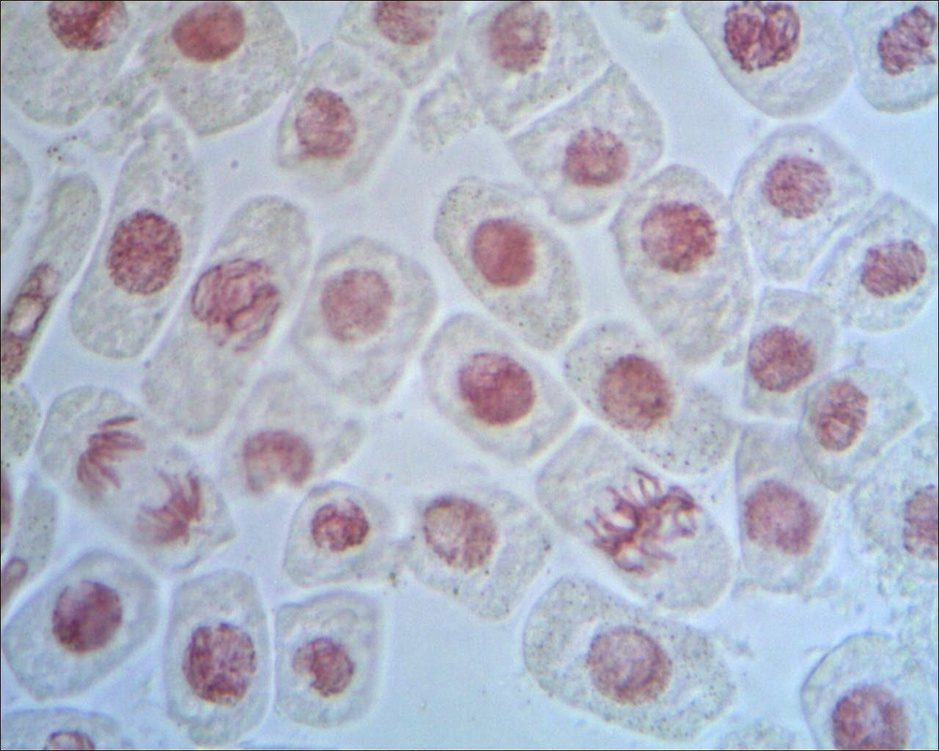
#> input picture PracticasTDI/P7/cells.jpg, 939 x 751 px, shrunk from 1280 x 1024 before the run
$ jupyter execute 7_Watershed.ipynb   (shell and % lines are left out)   (older library calls are emulated)
#> lines starting #> are read from the running program, lines starting #| are printed output that depends on the picture; after the words box and inside, x2 and y2 are one past the last pixel; in counts of white or black regions, pixels touching at a corner belong together
### PracticasTDI/P7/imregionalmax.py
# -*- coding: utf-8 -*-
"""
Created on Sun Apr 25 20:26:05 2021

@author: anusk
"""

import numpy as np
import cv2
from skimage.morphology import reconstruction
import matplotlib.pyplot as plt

def imregionalmax(img):

    marker = np.int32(img) -1
    I_rec = reconstruction(marker, img)
    img = np.int32(img)
    I_rec = np.int32(I_rec)
    resta = img - I_rec
    maximos = np.zeros(resta.shape)
    maximos[resta != 0] = 255

    return maximos

# [10 lines that do not run on import are left out]

### PracticasTDI/P7/clearborder.py
# -*- coding: utf-8 -*-
"""
Created on Thu Dec 10 15:48:43 2020

https://github.com/hatamiarash7/Python-Projects/blob/master/OpenCV/License%20Plate%20Detection.py

@author: nope
"""


import cv2 # For OpenCV modules (For Image I/O and Contour Finding)
import numpy as np # For general purpose array manipulation

#### imclearborder definition

def imclearborder(imgBW, radius):

    # Given a black and white image, first find all of its contours
    imgBWcopy = imgBW.copy()
    contours,hierarchy = cv2.findContours(imgBWcopy.copy(), cv2.RETR_LIST, cv2.CHAIN_APPROX_SIMPLE)

    # Get dimensions of image
    imgRows = imgBW.shape[0]
    imgCols = imgBW.shape[1]

    contourList = [] # ID list of contours that touch the border

    # For each contour...
    for idx in np.arange(len(contours)):
        # Get the i'th contour
        cnt = contours[idx]

        # Look at each point in the contour
        for pt in cnt:
            rowCnt = pt[0][1]
            colCnt = pt[0][0]

            # If this is within the radius of the border
            # this contour goes bye bye!
            check1 = (rowCnt >= 0 and rowCnt < radius) or (rowCnt >= imgRows-1-radius and rowCnt < imgRows)
            check2 = (colCnt >= 0 and colCnt < radius) or (colCnt >= imgCols-1-radius and colCnt < imgCols)

            if check1 or check2:
                contourList.append(idx)
                break

    for idx in contourList:
        cv2.drawContours(imgBWcopy, contours, idx, (0,0,0), -1)

    return imgBWcopy

### PracticasTDI/P7/surface_plot.py
# -*- coding: utf-8 -*-
"""
Created on Tue Jul 14 13:54:10 2020
https://gist.github.com/CMCDragonkai/dd420c0800cba33142505eff5a7d2589

"""

import numpy as np
import matplotlib.pyplot as plt
from mpl_toolkits.mplot3d import Axes3D
import cv2

def surface_plot (matrix, **kwargs):
    # acquire the cartesian coordinate matrices from the matrix
    # x is cols, y is rows
    (x, y) = np.meshgrid(np.arange(matrix.shape[1]), np.arange(matrix.shape[0]))
    fig = plt.figure()
    ax = fig.add_subplot(111, projection='3d')
    surf = ax.plot_surface(x, y, matrix, **kwargs)
    return (fig, ax, surf)

# [12 lines that do not run on import are left out]

### PracticasTDI/P7/imimposemin.py
# -*- coding: utf-8 -*-
"""
Created on Wed Apr 21 10:45:59 2021

author: https://github.com/jordan-g/Calcium-Imaging-Analysis/blob/master/imimposemin.py
Python implementation of the imimposemin function in MATLAB.
Reference: https://www.mathworks.com/help/images/ref/imimposemin.html
"""

import numpy as np
import math
from skimage.morphology import reconstruction, square, disk, cube
import cv2
import matplotlib.pyplot as plt

def imimposemin(I, BW, conn=None, max_value=255):

    if not I.ndim in (2, 3):
        raise Exception("'I' must be a 2-D or 3D array.")

    if BW.shape != I.shape:
        raise Exception("'I' and 'BW' must have the same shape.")

    if BW.dtype is not bool:
        BW = BW != 0

    # set default connectivity depending on whether the image is 2-D or 3-D
    if conn == None:
        if I.ndim == 3:
            conn = 26
        else:
            conn = 8
    else:
        if conn in (4, 8) and I.ndim == 3:
            raise Exception("'conn' is invalid for a 3-D image.")
        elif conn in (6, 18, 26) and I.ndim == 2:
            raise Exception("'conn' is invalid for a 2-D image.")

    # create structuring element depending on connectivity
    if conn == 4:
        selem = disk(1)
    elif conn == 8:
        selem = square(3)
    elif conn == 6:
        selem = ball(1)
    elif conn == 18:
        selem = ball(1)
        selem[:, 1, :] = 1
        selem[:, :, 1] = 1
        selem[1] = 1
    elif conn == 26:
        selem = cube(3)

    fm = I.astype(float)

    try:
        fm[BW]                 = -math.inf
        fm[np.logical_not(BW)] = math.inf
    except:
        fm[BW]                 = -float("inf")
        fm[np.logical_not(BW)] = float("inf")

    if I.dtype == float:
        I_range = np.amax(I) - np.amin(I)

        if I_range == 0:
            h = 0.1
        else:
            h = I_range*0.001
    else:
        h = 1

    fp1 = I + h

    g = np.minimum(fp1, fm)

    # perform reconstruction and get the image complement of the result
    if I.dtype == float:
        J = reconstruction(1 - fm, 1 - g, selem=selem)
        J = 1 - J
    else:
        J = reconstruction(255 - fm, 255 - g, method='dilation', selem=selem)
        J = 255 - J

    try:
        J[BW] = -math.inf
    except:
        J[BW] = -float("inf")

    return J

# [8 lines that do not run on import are left out]

### PracticasTDI/P7/7_Watershed.ipynb
<h1><center>Exercise 7 </center></h1>
<h2><center>Image analysis using watershed</center></h2>

The purpose of this exercise is to familiarise the student with the use of advanced tools of morfological image processing in python. We will be working with the image 'cells.jpg', it's and RGB image taken with a microscope of a number of colored cells.

Our objective is to automate the process of counting the number of nuclei in the image using segmentation and mathematical morphology. This creates an alternative to the method of manual counting still in use. This process is really complicated to automate and getting the correct results since some cells can be overlapping in the image.

[cell 1]
#importamos librerías necesarias
import numpy as np
import cv2
import matplotlib.pyplot as plt
import math
from imregionalmax import imregionalmax
from imreconstruct import imreconstruct
import skimage.measure as sk

1. Preprocessing

First read and display 'cells.jpg' as a gray scale image.

[cell 2]
Icolor = cv2.imread('cells.jpg', 1)
#> Icolor is the input picture: shape (751, 939, 3); mean B, G, R 196.3, 180.7, 176.1
I = cv2.cvtColor(Icolor, cv2.COLOR_BGR2GRAY)

plt.figure(1)
plt.imshow(I, cmap='gray')
plt.axis('off')
plt.show()

Now filter the image using an alternate sequential filter (ASF3) open-close with an circular structuring element of increasing radius (radius 1, radius 2, radius 3).

An alternate sequential filter is a filter that alternates filtering an image using the morphological operations open and close with structuring elements of varying sizes.

Display the result after each iteration of the filter and the final result, save this result in a variable named ASF3.

Remember the different functions necessary for morphological operations like cv.getstructuringElement and cv2.morphologyEx

[cell 3]
EE1 = cv2.getStructuringElement(cv2.MORPH_ELLIPSE, (3,3))
EE2 = cv2.getStructuringElement(cv2.MORPH_ELLIPSE, (5,5))
EE3 = cv2.getStructuringElement(cv2.MORPH_ELLIPSE, (7,7))


open1 = cv2.morphologyEx(I, cv2.MORPH_OPEN, EE1)
clos1 = cv2.morphologyEx(open1, cv2.MORPH_CLOSE, EE1)
open2 = cv2.morphologyEx(clos1, cv2.MORPH_OPEN, EE2)
clos2 = cv2.morphologyEx(open2, cv2.MORPH_CLOSE, EE2)
open3 = cv2.morphologyEx(clos2, cv2.MORPH_OPEN, EE3)
I_ASF3 = cv2.morphologyEx(open3, cv2.MORPH_CLOSE, EE3)

[cell 4]
f, axarr = plt.subplots(3, 2)

axarr[0,0].imshow(open1, cmap = 'gray', vmin = 0, vmax = 255)
axarr[0,0].set_title('Opening r=1')
axarr[0,0].axis('off')
axarr[0,1].imshow(clos1, cmap = 'gray', vmin = 0, vmax = 255)
axarr[0,1].set_title('Closing r=1')
axarr[0,1].axis('off')
axarr[1,0].imshow(open2, cmap = 'gray', vmin = 0, vmax = 255)
axarr[1,0].set_title('Opening r=2')
axarr[1,0].axis('off')
axarr[1,1].imshow(clos2, cmap = 'gray', vmin = 0, vmax = 255)
axarr[1,1].set_title('Closing r=2')
axarr[1,1].axis('off')
axarr[2,0].imshow(open3, cmap = 'gray', vmin = 0, vmax = 255)
axarr[2,0].set_title('Opening r=3')
axarr[2,0].axis('off')
axarr[2,1].imshow(I_ASF3, cmap = 'gray', vmin = 0, vmax = 255)
axarr[2,1].set_title('I_ASF3')
axarr[2,1].axis('off')

2. Watershed segmentation

[Watershed](https://en.wikipedia.org/wiki/Watershed_(image_processing)) is a segmentation algorithm tha uses used defined markers, it's based on comparing the image to a topographic landscape with ridges and valleys. The valleys are indicated with markers and the algorithm simulates these intensity valleys filling up with water, where the water reaches is a region.

2.a. Obtaining the cell markers

The marker of the cell must be inside the nucleus in the "dark" part of the cell. To extract this markers follow the process outlined bellow:

    i. Get the negative image of I_ASF3. Call this new image I_neg

[cell 5]
I_neg = 255 - I_ASF3

    ii. Use erosion with an structuring element with a radius of size 25 to get I_marker

[cell 6]
EEnuevo = cv2.getStructuringElement(cv2.MORPH_ELLIPSE, (43,43))
I_marker = cv2.erode(I_neg,EEnuevo,iterations = 1)

     iii. recontruction of I_neg using I_marker as marker.

     Reconstruction is a morphological operation that consist of repeated dilations of an image(marker) until the contour of the marker fits under a second image (mask).
     To do the reconstruction we will be using the function reconstruction from skimage.morphology. This functionrecieves two arguments, first a marker image and second the mask image, in this case I_marker and I_neg: the function returns the reconstructed image I_rec.


[cell 7]
from skimage.morphology import reconstruction
I_rec = reconstruction(I_marker, I_neg)

    iv. Get a binary image where the foreground pixels are part of the regional maxima of the recontructed image.
    The regional maxima are the region ( connected groups of pixels with the sema intensity level) that have a higher intensity than all the pixels surrounding it.
    To get this binary image call the functionimregionalmax from the file "imregionalmax.py".
    It teks a few minutes to complete de process. This new image must be called I_max_reg.
    Display the results.

[cell 8]
I_max_reg = imregionalmax(I_rec)
#> in imregionalmax, `resta = img - I_rec`:
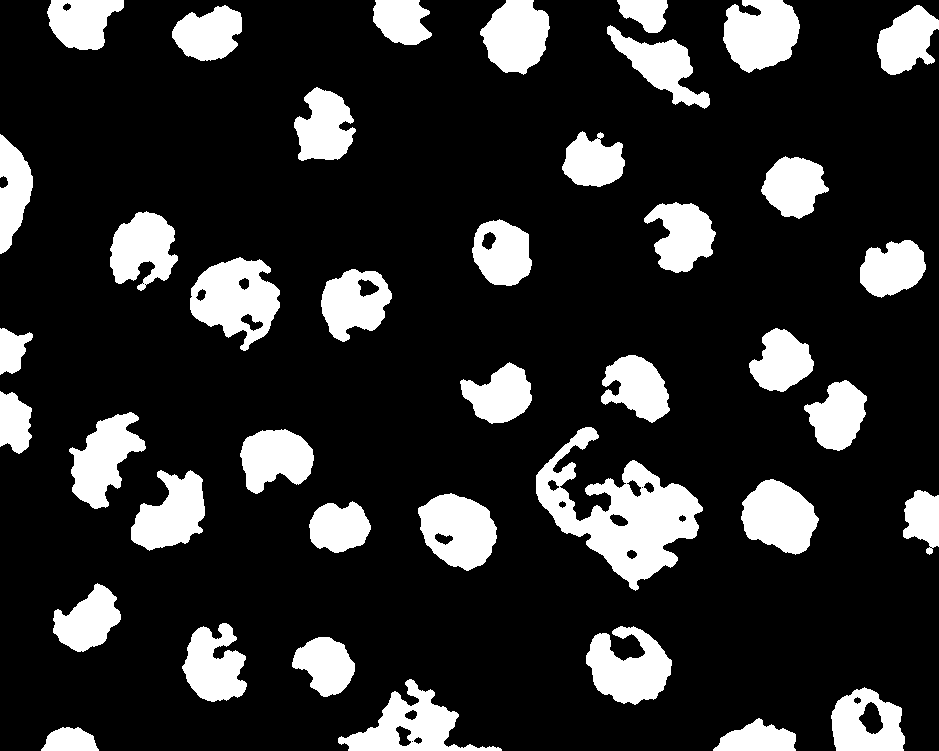
#> resta: shape (751, 939) int32; values 0 (black) and 1 (white), 17.9% white; 40 white regions, largest, box (x1, y1, x2, y2) and area: (536, 427, 703, 591) 10947, (190, 257, 280, 351) 5124, (338, 679, 502, 751) 4410

[cell 9]
I_max_reg = np.uint8(I_max_reg)
#> I_max_reg: shape (751, 939); 17.9% white; 40 white regions
print(I_max_reg.dtype)
#| uint8

Compare the image I_max_reg with the original image. As you can see not al foreground pixels coincide with cells on the original image. To clean the image we will be using several processes.

- Clear border

    First we are not interested on counting the cells in the border since they are not whole. To get rid of these markers in the border use the function clearborder imported below. Clear border asks a second parameter, the distance it should consider as a border, use 5. Call this image I_max_reg2

[cell 10]
from clearborder import imclearborder

I_max_reg2 =  imclearborder(I_max_reg, 5)
#> in imclearborder, `contours,hierarchy = cv2.findContours(imgBWcopy.copy(), cv2.RETR_LIST,..`: contours = 65 contours, 6 with area under 20; largest, box (x1, y1, x2, y2) and area: (536, 427, 703, 591) 11110, (190, 257, 280, 351) 5304, (338, 679, 502, 751) 4485, (418, 493, 497, 571) 4282, (586, 626, 672, 705) 4105
#> the loop in imclearborder, `for idx in np.arange(len(contours)): # Get the i'th contour` made 65 passes
#> cnt on passes 1, 24, 41, 42: [[411, 741], [412, 740], [413, 741], [412, 742]], [[641, 487], [642, 486], [643, 487], [642, 488]], [[144, 284], [145, 283], [146, 284], [145, 285]], [[142, 283], [143, 282], [144, 283], [143, 284]]
#> after the loop in imclearborder, `for idx in np.arange(len(contours)):`: contourList = [2, 3, 4, 8, 9, 22, 32, 37, 53, 57, 59, 60, 61, 62, 63, 64]
#> the loop in imclearborder, `for idx in contourList:` made 16 passes
#> idx on passes 1 to 8: 2, 3, 4, 8, 9, 22, 32, 37
#> after the loop in imclearborder, `for idx in contourList:`:
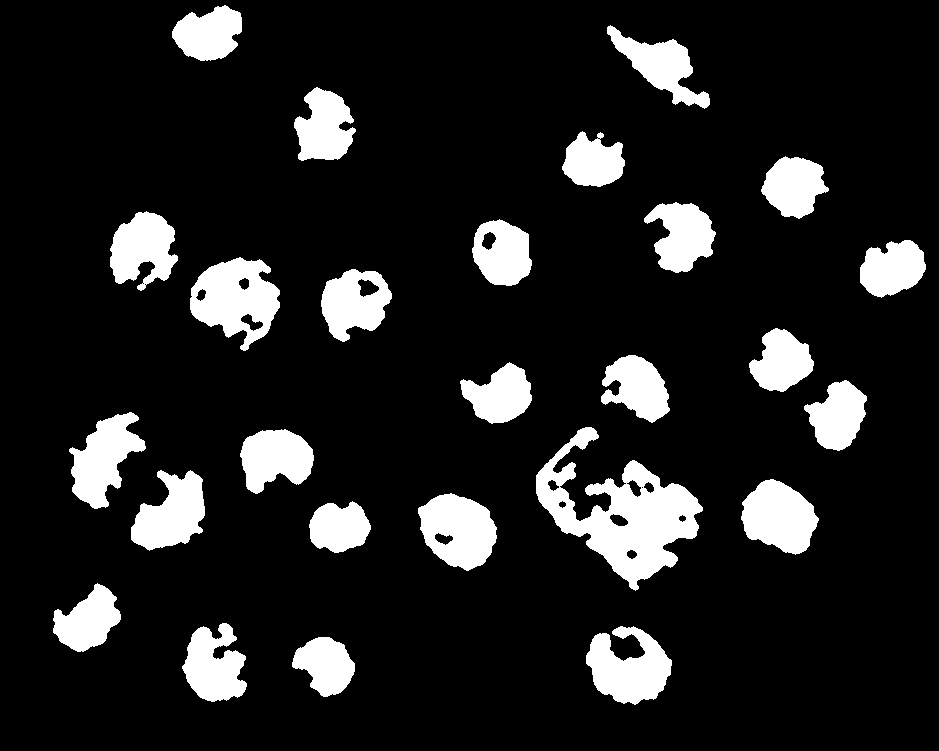
#> imgBWcopy: shape (751, 939); 13.1% white; 26 white regions

- Check if the regions coincide with a cell

    Using the property mean intensity of regionprops and knowing that in the original image the maximum intensity value of a nucleus is 15 we can filter out all the markers that don't fall under a cell.
    Remember that regionprops as a second argument can receive a gray scale image.


[cell 11]
from skimage.measure import label, regionprops
cc = label(I_max_reg2)
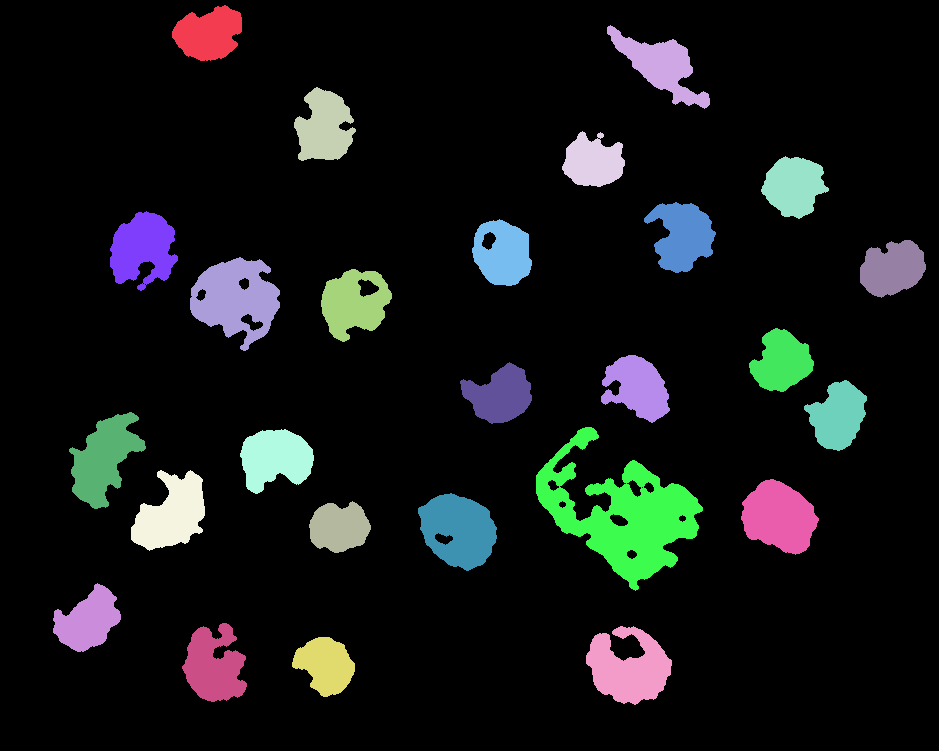
#> cc: shape (751, 939) int64; 27 distinct labels, from 0 to 26; one colour per label, 0 black
props = regionprops(cc, I)
#> props = 26 regions; largest, box (x1, y1, x2, y2) and area: (536, 427, 703, 591) 10947, (190, 257, 280, 351) 5124, (586, 626, 672, 705) 4270, (418, 493, 497, 571) 4265, (741, 479, 819, 555) 4052

for i in range(0,len(props)):
    if props[i].mean_intensity >=150:
        cc[cc==props[i].label] = 0
#> this loop made 26 passes
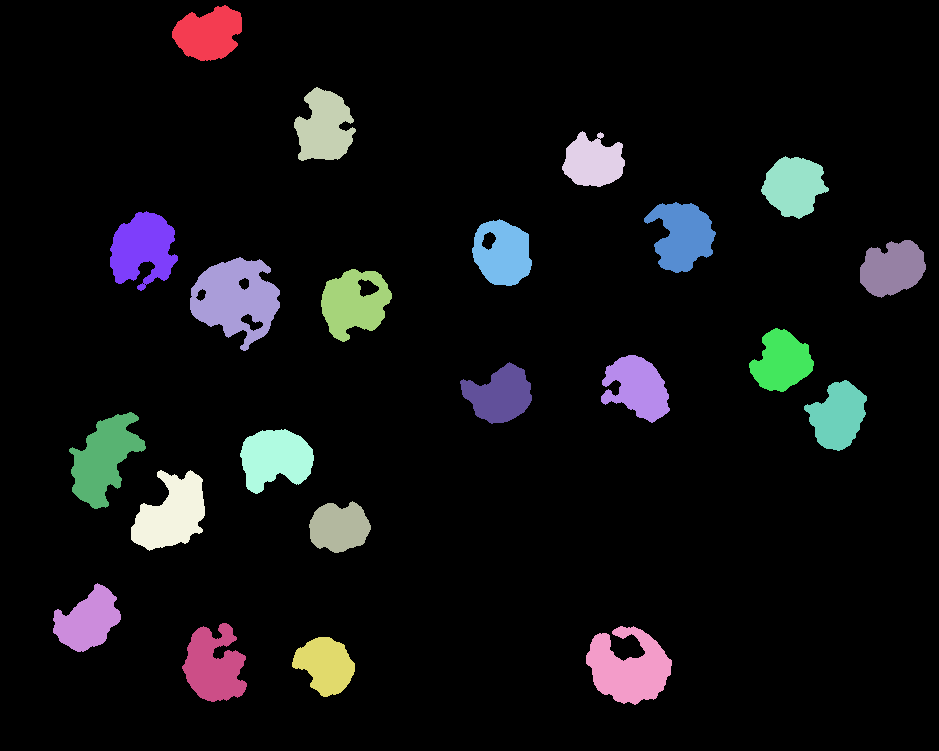
#> cc: shape (751, 939) int64; 23 distinct labels, from 0 to 26; one colour per label, 0 black

At this point you should have a labelled image, turn it in to a binary uint8 image called I_max_reg3.

Display in a subplot the following images:
    - I_neg
    - I_marker
    - I_rec
    - I_max_reg
    - I_max_reg2
    - I_max_reg3

[Answer image](#internalmarkers)

[cell 12]
I_max_reg3 = cc.astype(np.uint8)
I_max_reg3[I_max_reg3!=0] =255
#> I_max_reg3: shape (751, 939); 9.9% white; 22 white regions, largest, box (x1, y1, x2, y2) and area: (190, 257, 280, 351) 5124, (586, 626, 672, 705) 4270, (69, 412, 146, 509) 3931

[cell 13]
f, axarr = plt.subplots(3, 2)

axarr[0,0].imshow(I_neg, cmap = 'gray', vmin = 0, vmax = 255)
axarr[0,0].set_title('I_neg')
axarr[0,0].axis('off')
axarr[0,1].imshow(I_marker, cmap = 'gray', vmin = 0, vmax = 255)
axarr[0,1].set_title('I_marker')
axarr[0,1].axis('off')
axarr[1,0].imshow(I_rec, cmap = 'gray', vmin = 0, vmax = 255)
axarr[1,0].set_title('I_rec')
axarr[1,0].axis('off')
axarr[1,1].imshow(I_max_reg, cmap = 'gray', vmin = 0, vmax = 255)
axarr[1,1].set_title('I_max_reg')
axarr[1,1].axis('off')
axarr[2,0].imshow(I_max_reg2, cmap = 'gray', vmin = 0, vmax = 255)
axarr[2,0].set_title('I_max_reg2')
axarr[2,0].axis('off')
axarr[2,1].imshow(I_max_reg3, cmap = 'gray', vmin = 0, vmax = 255)
axarr[2,1].set_title('I_max_reg3')
axarr[2,1].axis('off')

[cell 14]
plt.figure('dilate')
plt.imshow(I_max_reg3, cmap='gray')
plt.axis('off')
plt.show()

2.b. Obtaining the external markers

As the external markers we will be using the watershed lines obtained over the distance transform of I_max_reg3 previously dilated(I_minimos) with a disk of radius 3 so the external markers don't coincide with a cell.

For this you will need two new functions. First cv2.distanceTransform which takes a binary imagea returns a new image(D) in which the value of each pixel is the distance from tha pixel to the closest pixel of value 0. Since we are going to be using watershed we want the internal markers to bethe lowest value, use the negative of I_minimos for the distance transform.

The other new function is watershed from skimage.morphology, this function performs the watershed algorithm, the first parameter is the image we want to label.  It also can receive as a second parameter another matrix of the same shape a the image with the markers for the seed of the watershed, if this matrix is not given the function uses the local minima as seeds. This function also has the optionof marking the watershed lines with a 0 in the return image(DL). Look up how to do thid [here](https://scikit-image.org/docs/dev/api/skimage.segmentation.html#skimage.segmentation.watershed).

Display as 3d graphs the result of all 3 steps to get the external markers.

[cell 15]
EE4 = cv2.getStructuringElement(cv2.MORPH_ELLIPSE, (15,15))

I_dilate =cv2.dilate(I_max_reg3, EE4)
#> I_dilate: shape (751, 939); 16% white; 22 white regions, largest, box (x1, y1, x2, y2) and area: (183, 250, 287, 358) 7947, (579, 619, 679, 712) 6871, (62, 405, 153, 516) 6425

plt.figure('dilate')
plt.imshow(I_dilate, cmap=plt.cm.get_cmap('nipy_spectral'))
plt.axis('off')
plt.show()

import surface_plot as sp

(fig1, ax1, surf) = sp.surface_plot(I_dilate, cmap='gray')
#> in surface_plot, `surf = ax.plot_surface(x, y, matrix, **kwargs)`:
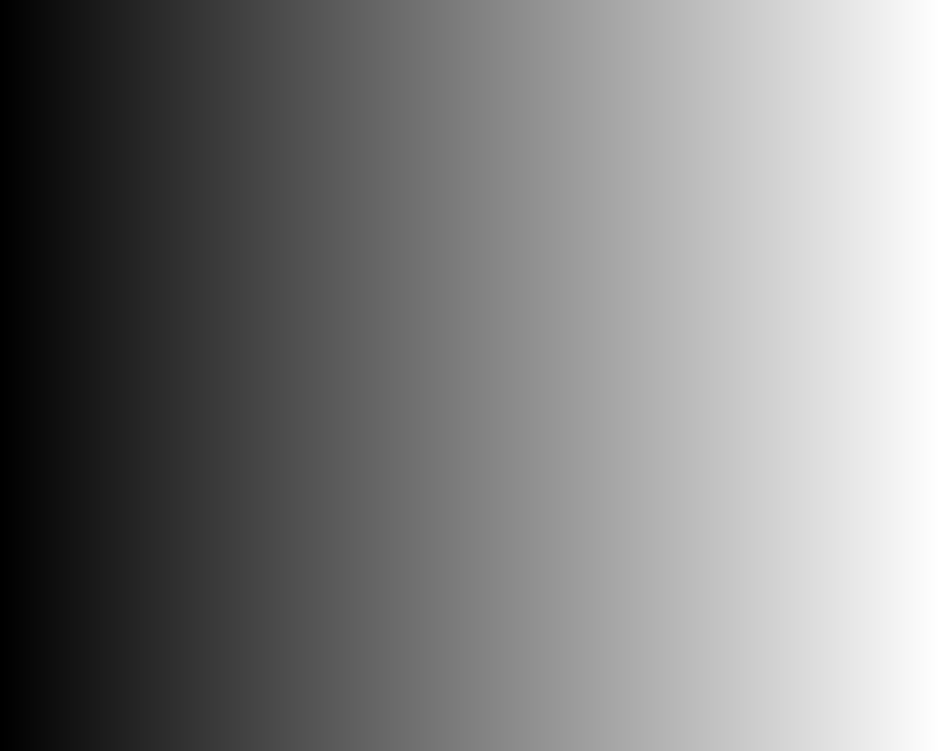
#> x: shape (751, 939) int64; min 0, max 938, mean 469; drawn with min black and max white

fig1.colorbar(surf)

ax1.set_xlabel('X (cols)')
ax1.set_ylabel('Y (rows)')
ax1.set_zlabel('Z (values)')

plt.show()
#> (the rest of the program and of its run is left out)
